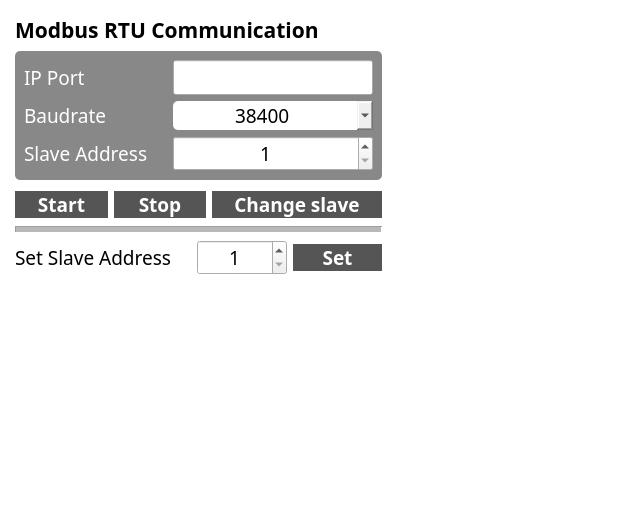
<?xml version="1.0" encoding="UTF-8"?>
<ui version="4.0">
 <class>ModbusForm</class>
 <widget class="QWidget" name="ModbusForm">
  <property name="geometry">
   <rect>
    <x>0</x>
    <y>0</y>
    <width>621</width>
    <height>514</height>
   </rect>
  </property>
  <property name="windowTitle">
   <string>Form</string>
  </property>
  <property name="styleSheet">
   <string notr="true">#ModbusForm{
	background-color:#FFFFFF;
}

#comboBox_baudrate {
	padding-left: 62px;
	border-radius:5px;
}

#line{
	color:#555555;
}

#frame{
	background-color:#888888;
	border-radius:5px;
}

#label_1{
	color:#FFFFFF;
}

#label_2{
	color:#FFFFFF;
}

#label_3{
	color:#FFFFFF;
}

#pushButton_modbus_start{
	background-color:#555555;
	color:#FFFFFF;

	border-top-left-radius:20px;
	border-bottom-left-radius:20px;
}

#pushButton_modbus_stop{
	background-color:#555555;
	color:#FFFFFF;
	border-top-right-radius:20px;
	border-bottom-right-radius:20px;
}

#pushButton_modbus_slave_change{
	background-color:#555555;
	color:#FFFFFF;
	border-radius:20px
}

#pushButton_modbus_set_slave_addr{
	background-color:#555555;
	color:#FFFFFF;
	border-top-right-radius:20px;
	border-bottom-right-radius:20px;
}

</string>
  </property>
  <layout class="QGridLayout" name="gridLayout">
   <property name="leftMargin">
    <number>15</number>
   </property>
   <property name="topMargin">
    <number>15</number>
   </property>
   <item row="0" column="0">
    <layout class="QVBoxLayout" name="verticalLayout">
     <item>
      <widget class="QLabel" name="label">
       <property name="font">
        <font>
         <family>Noto Sans KR Medium</family>
         <pointsize>16</pointsize>
         <bold>true</bold>
        </font>
       </property>
       <property name="text">
        <string>Modbus RTU Communication</string>
       </property>
      </widget>
     </item>
     <item>
      <widget class="QFrame" name="frame">
       <property name="font">
        <font>
         <family>Noto Sans KR Medium</family>
        </font>
       </property>
       <property name="frameShape">
        <enum>QFrame::StyledPanel</enum>
       </property>
       <property name="frameShadow">
        <enum>QFrame::Raised</enum>
       </property>
       <layout class="QGridLayout" name="gridLayout_2">
        <item row="0" column="0">
         <widget class="QLabel" name="label_1">
          <property name="font">
           <font>
            <family>Noto Sans KR Medium</family>
            <pointsize>14</pointsize>
           </font>
          </property>
          <property name="text">
           <string>IP Port</string>
          </property>
         </widget>
        </item>
        <item row="0" column="1">
         <widget class="QLineEdit" name="lineEdit_serial_port">
          <property name="sizePolicy">
           <sizepolicy hsizetype="Minimum" vsizetype="Fixed">
            <horstretch>0</horstretch>
            <verstretch>0</verstretch>
           </sizepolicy>
          </property>
          <property name="minimumSize">
           <size>
            <width>200</width>
            <height>0</height>
           </size>
          </property>
          <property name="font">
           <font>
            <family>Noto Sans KR Medium</family>
            <pointsize>14</pointsize>
           </font>
          </property>
          <property name="alignment">
           <set>Qt::AlignCenter</set>
          </property>
         </widget>
        </item>
        <item row="1" column="0">
         <widget class="QLabel" name="label_2">
          <property name="font">
           <font>
            <family>Noto Sans KR Medium</family>
            <pointsize>14</pointsize>
           </font>
          </property>
          <property name="text">
           <string>Baudrate</string>
          </property>
         </widget>
        </item>
        <item row="1" column="1">
         <widget class="QComboBox" name="comboBox_baudrate">
          <property name="palette">
           <palette>
            <active/>
            <inactive/>
            <disabled/>
           </palette>
          </property>
          <property name="font">
           <font>
            <family>Noto Sans KR Medium</family>
            <pointsize>14</pointsize>
           </font>
          </property>
          <property name="styleSheet">
           <string notr="true"/>
          </property>
          <property name="editable">
           <bool>false</bool>
          </property>
          <property name="currentText">
           <string>38400</string>
          </property>
          <property name="currentIndex">
           <number>0</number>
          </property>
          <property name="insertPolicy">
           <enum>QComboBox::InsertAtBottom</enum>
          </property>
          <property name="placeholderText">
           <string/>
          </property>
          <property name="frame">
           <bool>true</bool>
          </property>
          <property name="modelColumn">
           <number>0</number>
          </property>
          <item>
           <property name="text">
            <string>38400</string>
           </property>
          </item>
         </widget>
        </item>
        <item row="2" column="0">
         <widget class="QLabel" name="label_3">
          <property name="font">
           <font>
            <family>Noto Sans KR Medium</family>
            <pointsize>14</pointsize>
           </font>
          </property>
          <property name="text">
           <string>Slave Address    </string>
          </property>
         </widget>
        </item>
        <item row="2" column="1">
         <widget class="QSpinBox" name="spinBox_slave_addr">
          <property name="font">
           <font>
            <family>Noto Sans KR Medium</family>
            <pointsize>14</pointsize>
           </font>
          </property>
          <property name="alignment">
           <set>Qt::AlignCenter</set>
          </property>
          <property name="minimum">
           <number>1</number>
          </property>
          <property name="value">
           <number>1</number>
          </property>
         </widget>
        </item>
       </layout>
      </widget>
     </item>
     <item>
      <spacer name="verticalSpacer_2">
       <property name="font">
        <font>
         <family>Noto Sans KR Medium</family>
        </font>
       </property>
       <property name="orientation">
        <enum>Qt::Vertical</enum>
       </property>
       <property name="sizeType">
        <enum>QSizePolicy::Maximum</enum>
       </property>
       <property name="sizeHint" stdset="0">
        <size>
         <width>20</width>
         <height>5</height>
        </size>
       </property>
      </spacer>
     </item>
     <item>
      <layout class="QHBoxLayout" name="horizontalLayout_2">
       <item>
        <widget class="QPushButton" name="pushButton_modbus_start">
         <property name="palette">
          <palette>
           <active>
            <colorrole role="WindowText">
             <brush brushstyle="SolidPattern">
              <color alpha="255">
               <red>255</red>
               <green>255</green>
               <blue>255</blue>
              </color>
             </brush>
            </colorrole>
            <colorrole role="Button">
             <brush brushstyle="SolidPattern">
              <color alpha="255">
               <red>85</red>
               <green>85</green>
               <blue>85</blue>
              </color>
             </brush>
            </colorrole>
            <colorrole role="Text">
             <brush brushstyle="SolidPattern">
              <color alpha="255">
               <red>255</red>
               <green>255</green>
               <blue>255</blue>
              </color>
             </brush>
            </colorrole>
            <colorrole role="ButtonText">
             <brush brushstyle="SolidPattern">
              <color alpha="255">
               <red>255</red>
               <green>255</green>
               <blue>255</blue>
              </color>
             </brush>
            </colorrole>
            <colorrole role="Base">
             <brush brushstyle="SolidPattern">
              <color alpha="255">
               <red>85</red>
               <green>85</green>
               <blue>85</blue>
              </color>
             </brush>
            </colorrole>
            <colorrole role="Window">
             <brush brushstyle="SolidPattern">
              <color alpha="255">
               <red>85</red>
               <green>85</green>
               <blue>85</blue>
              </color>
             </brush>
            </colorrole>
            <colorrole role="PlaceholderText">
             <brush brushstyle="SolidPattern">
              <color alpha="128">
               <red>255</red>
               <green>255</green>
               <blue>255</blue>
              </color>
             </brush>
            </colorrole>
           </active>
           <inactive>
            <colorrole role="WindowText">
             <brush brushstyle="SolidPattern">
              <color alpha="255">
               <red>255</red>
               <green>255</green>
               <blue>255</blue>
              </color>
             </brush>
            </colorrole>
            <colorrole role="Button">
             <brush brushstyle="SolidPattern">
              <color alpha="255">
               <red>85</red>
               <green>85</green>
               <blue>85</blue>
              </color>
             </brush>
            </colorrole>
            <colorrole role="Text">
             <brush brushstyle="SolidPattern">
              <color alpha="255">
               <red>255</red>
               <green>255</green>
               <blue>255</blue>
              </color>
             </brush>
            </colorrole>
            <colorrole role="ButtonText">
             <brush brushstyle="SolidPattern">
              <color alpha="255">
               <red>255</red>
               <green>255</green>
               <blue>255</blue>
              </color>
             </brush>
            </colorrole>
            <colorrole role="Base">
             <brush brushstyle="SolidPattern">
              <color alpha="255">
               <red>85</red>
               <green>85</green>
               <blue>85</blue>
              </color>
             </brush>
            </colorrole>
            <colorrole role="Window">
             <brush brushstyle="SolidPattern">
              <color alpha="255">
               <red>85</red>
               <green>85</green>
               <blue>85</blue>
              </color>
             </brush>
            </colorrole>
            <colorrole role="PlaceholderText">
             <brush brushstyle="SolidPattern">
              <color alpha="128">
               <red>255</red>
               <green>255</green>
               <blue>255</blue>
              </color>
             </brush>
            </colorrole>
           </inactive>
           <disabled>
            <colorrole role="WindowText">
             <brush brushstyle="SolidPattern">
              <color alpha="255">
               <red>255</red>
               <green>255</green>
               <blue>255</blue>
              </color>
             </brush>
            </colorrole>
            <colorrole role="Button">
             <brush brushstyle="SolidPattern">
              <color alpha="255">
               <red>85</red>
               <green>85</green>
               <blue>85</blue>
              </color>
             </brush>
            </colorrole>
            <colorrole role="Text">
             <brush brushstyle="SolidPattern">
              <color alpha="255">
               <red>255</red>
               <green>255</green>
               <blue>255</blue>
              </color>
             </brush>
            </colorrole>
            <colorrole role="ButtonText">
             <brush brushstyle="SolidPattern">
              <color alpha="255">
               <red>255</red>
               <green>255</green>
               <blue>255</blue>
              </color>
             </brush>
            </colorrole>
            <colorrole role="Base">
             <brush brushstyle="SolidPattern">
              <color alpha="255">
               <red>85</red>
               <green>85</green>
               <blue>85</blue>
              </color>
             </brush>
            </colorrole>
            <colorrole role="Window">
             <brush brushstyle="SolidPattern">
              <color alpha="255">
               <red>85</red>
               <green>85</green>
               <blue>85</blue>
              </color>
             </brush>
            </colorrole>
            <colorrole role="PlaceholderText">
             <brush brushstyle="SolidPattern">
              <color alpha="128">
               <red>255</red>
               <green>255</green>
               <blue>255</blue>
              </color>
             </brush>
            </colorrole>
           </disabled>
          </palette>
         </property>
         <property name="font">
          <font>
           <family>Noto Sans KR Medium</family>
           <pointsize>14</pointsize>
           <bold>true</bold>
          </font>
         </property>
         <property name="text">
          <string>Start</string>
         </property>
        </widget>
       </item>
       <item>
        <widget class="QPushButton" name="pushButton_modbus_stop">
         <property name="palette">
          <palette>
           <active>
            <colorrole role="WindowText">
             <brush brushstyle="SolidPattern">
              <color alpha="255">
               <red>255</red>
               <green>255</green>
               <blue>255</blue>
              </color>
             </brush>
            </colorrole>
            <colorrole role="Button">
             <brush brushstyle="SolidPattern">
              <color alpha="255">
               <red>85</red>
               <green>85</green>
               <blue>85</blue>
              </color>
             </brush>
            </colorrole>
            <colorrole role="Text">
             <brush brushstyle="SolidPattern">
              <color alpha="255">
               <red>255</red>
               <green>255</green>
               <blue>255</blue>
              </color>
             </brush>
            </colorrole>
            <colorrole role="ButtonText">
             <brush brushstyle="SolidPattern">
              <color alpha="255">
               <red>255</red>
               <green>255</green>
               <blue>255</blue>
              </color>
             </brush>
            </colorrole>
            <colorrole role="Base">
             <brush brushstyle="SolidPattern">
              <color alpha="255">
               <red>85</red>
               <green>85</green>
               <blue>85</blue>
              </color>
             </brush>
            </colorrole>
            <colorrole role="Window">
             <brush brushstyle="SolidPattern">
              <color alpha="255">
               <red>85</red>
               <green>85</green>
               <blue>85</blue>
              </color>
             </brush>
            </colorrole>
            <colorrole role="PlaceholderText">
             <brush brushstyle="SolidPattern">
              <color alpha="128">
               <red>255</red>
               <green>255</green>
               <blue>255</blue>
              </color>
             </brush>
            </colorrole>
           </active>
           <inactive>
            <colorrole role="WindowText">
             <brush brushstyle="SolidPattern">
              <color alpha="255">
               <red>255</red>
               <green>255</green>
               <blue>255</blue>
              </color>
             </brush>
            </colorrole>
            <colorrole role="Button">
             <brush brushstyle="SolidPattern">
              <color alpha="255">
               <red>85</red>
               <green>85</green>
               <blue>85</blue>
              </color>
             </brush>
            </colorrole>
            <colorrole role="Text">
             <brush brushstyle="SolidPattern">
              <color alpha="255">
               <red>255</red>
               <green>255</green>
               <blue>255</blue>
              </color>
             </brush>
            </colorrole>
            <colorrole role="ButtonText">
             <brush brushstyle="SolidPattern">
              <color alpha="255">
               <red>255</red>
               <green>255</green>
               <blue>255</blue>
              </color>
             </brush>
            </colorrole>
            <colorrole role="Base">
             <brush brushstyle="SolidPattern">
              <color alpha="255">
               <red>85</red>
               <green>85</green>
               <blue>85</blue>
              </color>
             </brush>
            </colorrole>
            <colorrole role="Window">
             <brush brushstyle="SolidPattern">
              <color alpha="255">
               <red>85</red>
               <green>85</green>
               <blue>85</blue>
              </color>
             </brush>
            </colorrole>
            <colorrole role="PlaceholderText">
             <brush brushstyle="SolidPattern">
              <color alpha="128">
               <red>255</red>
               <green>255</green>
               <blue>255</blue>
              </color>
             </brush>
            </colorrole>
           </inactive>
           <disabled>
            <colorrole role="WindowText">
             <brush brushstyle="SolidPattern">
              <color alpha="255">
               <red>255</red>
               <green>255</green>
               <blue>255</blue>
              </color>
             </brush>
            </colorrole>
            <colorrole role="Button">
             <brush brushstyle="SolidPattern">
              <color alpha="255">
               <red>85</red>
               <green>85</green>
               <blue>85</blue>
              </color>
             </brush>
            </colorrole>
            <colorrole role="Text">
             <brush brushstyle="SolidPattern">
              <color alpha="255">
               <red>255</red>
               <green>255</green>
               <blue>255</blue>
              </color>
             </brush>
            </colorrole>
            <colorrole role="ButtonText">
             <brush brushstyle="SolidPattern">
              <color alpha="255">
               <red>255</red>
               <green>255</green>
               <blue>255</blue>
              </color>
             </brush>
            </colorrole>
            <colorrole role="Base">
             <brush brushstyle="SolidPattern">
              <color alpha="255">
               <red>85</red>
               <green>85</green>
               <blue>85</blue>
              </color>
             </brush>
            </colorrole>
            <colorrole role="Window">
             <brush brushstyle="SolidPattern">
              <color alpha="255">
               <red>85</red>
               <green>85</green>
               <blue>85</blue>
              </color>
             </brush>
            </colorrole>
            <colorrole role="PlaceholderText">
             <brush brushstyle="SolidPattern">
              <color alpha="128">
               <red>255</red>
               <green>255</green>
               <blue>255</blue>
              </color>
             </brush>
            </colorrole>
           </disabled>
          </palette>
         </property>
         <property name="font">
          <font>
           <family>Noto Sans KR Medium</family>
           <pointsize>14</pointsize>
           <bold>true</bold>
          </font>
         </property>
         <property name="text">
          <string>Stop</string>
         </property>
        </widget>
       </item>
       <item>
        <widget class="QPushButton" name="pushButton_modbus_slave_change">
         <property name="sizePolicy">
          <sizepolicy hsizetype="Maximum" vsizetype="Fixed">
           <horstretch>0</horstretch>
           <verstretch>0</verstretch>
          </sizepolicy>
         </property>
         <property name="minimumSize">
          <size>
           <width>170</width>
           <height>0</height>
          </size>
         </property>
         <property name="maximumSize">
          <size>
           <width>170</width>
           <height>16777215</height>
          </size>
         </property>
         <property name="palette">
          <palette>
           <active>
            <colorrole role="WindowText">
             <brush brushstyle="SolidPattern">
              <color alpha="255">
               <red>255</red>
               <green>255</green>
               <blue>255</blue>
              </color>
             </brush>
            </colorrole>
            <colorrole role="Button">
             <brush brushstyle="SolidPattern">
              <color alpha="255">
               <red>85</red>
               <green>85</green>
               <blue>85</blue>
              </color>
             </brush>
            </colorrole>
            <colorrole role="Text">
             <brush brushstyle="SolidPattern">
              <color alpha="255">
               <red>255</red>
               <green>255</green>
               <blue>255</blue>
              </color>
             </brush>
            </colorrole>
            <colorrole role="ButtonText">
             <brush brushstyle="SolidPattern">
              <color alpha="255">
               <red>255</red>
               <green>255</green>
               <blue>255</blue>
              </color>
             </brush>
            </colorrole>
            <colorrole role="Base">
             <brush brushstyle="SolidPattern">
              <color alpha="255">
               <red>85</red>
               <green>85</green>
               <blue>85</blue>
              </color>
             </brush>
            </colorrole>
            <colorrole role="Window">
             <brush brushstyle="SolidPattern">
              <color alpha="255">
               <red>85</red>
               <green>85</green>
               <blue>85</blue>
              </color>
             </brush>
            </colorrole>
            <colorrole role="PlaceholderText">
             <brush brushstyle="SolidPattern">
              <color alpha="128">
               <red>255</red>
               <green>255</green>
               <blue>255</blue>
              </color>
             </brush>
            </colorrole>
           </active>
           <inactive>
            <colorrole role="WindowText">
             <brush brushstyle="SolidPattern">
              <color alpha="255">
               <red>255</red>
               <green>255</green>
               <blue>255</blue>
              </color>
             </brush>
            </colorrole>
            <colorrole role="Button">
             <brush brushstyle="SolidPattern">
              <color alpha="255">
               <red>85</red>
               <green>85</green>
               <blue>85</blue>
              </color>
             </brush>
            </colorrole>
            <colorrole role="Text">
             <brush brushstyle="SolidPattern">
              <color alpha="255">
               <red>255</red>
               <green>255</green>
               <blue>255</blue>
              </color>
             </brush>
            </colorrole>
            <colorrole role="ButtonText">
             <brush brushstyle="SolidPattern">
              <color alpha="255">
               <red>255</red>
               <green>255</green>
               <blue>255</blue>
              </color>
             </brush>
            </colorrole>
            <colorrole role="Base">
             <brush brushstyle="SolidPattern">
              <color alpha="255">
               <red>85</red>
               <green>85</green>
               <blue>85</blue>
              </color>
             </brush>
            </colorrole>
            <colorrole role="Window">
             <brush brushstyle="SolidPattern">
              <color alpha="255">
               <red>85</red>
               <green>85</green>
               <blue>85</blue>
              </color>
             </brush>
            </colorrole>
            <colorrole role="PlaceholderText">
             <brush brushstyle="SolidPattern">
              <color alpha="128">
               <red>255</red>
               <green>255</green>
               <blue>255</blue>
              </color>
             </brush>
            </colorrole>
           </inactive>
           <disabled>
            <colorrole role="WindowText">
             <brush brushstyle="SolidPattern">
              <color alpha="255">
               <red>255</red>
               <green>255</green>
               <blue>255</blue>
              </color>
             </brush>
            </colorrole>
            <colorrole role="Button">
             <brush brushstyle="SolidPattern">
              <color alpha="255">
               <red>85</red>
               <green>85</green>
               <blue>85</blue>
              </color>
             </brush>
            </colorrole>
            <colorrole role="Text">
             <brush brushstyle="SolidPattern">
              <color alpha="255">
               <red>255</red>
               <green>255</green>
               <blue>255</blue>
              </color>
             </brush>
            </colorrole>
            <colorrole role="ButtonText">
             <brush brushstyle="SolidPattern">
              <color alpha="255">
               <red>255</red>
               <green>255</green>
               <blue>255</blue>
              </color>
             </brush>
            </colorrole>
            <colorrole role="Base">
             <brush brushstyle="SolidPattern">
              <color alpha="255">
               <red>85</red>
               <green>85</green>
               <blue>85</blue>
              </color>
             </brush>
            </colorrole>
            <colorrole role="Window">
             <brush brushstyle="SolidPattern">
              <color alpha="255">
               <red>85</red>
               <green>85</green>
               <blue>85</blue>
              </color>
             </brush>
            </colorrole>
            <colorrole role="PlaceholderText">
             <brush brushstyle="SolidPattern">
              <color alpha="128">
               <red>255</red>
               <green>255</green>
               <blue>255</blue>
              </color>
             </brush>
            </colorrole>
           </disabled>
          </palette>
         </property>
         <property name="font">
          <font>
           <family>Noto Sans KR Medium</family>
           <pointsize>14</pointsize>
           <bold>true</bold>
          </font>
         </property>
         <property name="text">
          <string>Change slave</string>
         </property>
        </widget>
       </item>
      </layout>
     </item>
     <item>
      <widget class="Line" name="line">
       <property name="sizePolicy">
        <sizepolicy hsizetype="Minimum" vsizetype="Minimum">
         <horstretch>0</horstretch>
         <verstretch>0</verstretch>
        </sizepolicy>
       </property>
       <property name="minimumSize">
        <size>
         <width>0</width>
         <height>10</height>
        </size>
       </property>
       <property name="font">
        <font>
         <family>Noto Sans KR Medium</family>
         <pointsize>16</pointsize>
        </font>
       </property>
       <property name="frameShadow">
        <enum>QFrame::Sunken</enum>
       </property>
       <property name="lineWidth">
        <number>1</number>
       </property>
       <property name="midLineWidth">
        <number>5</number>
       </property>
       <property name="orientation">
        <enum>Qt::Horizontal</enum>
       </property>
      </widget>
     </item>
     <item>
      <layout class="QHBoxLayout" name="horizontalLayout">
       <item>
        <widget class="QLabel" name="label_5">
         <property name="font">
          <font>
           <family>Noto Sans KR Medium</family>
           <pointsize>14</pointsize>
          </font>
         </property>
         <property name="text">
          <string>Set Slave Address    </string>
         </property>
        </widget>
       </item>
       <item>
        <widget class="QSpinBox" name="spinBox_slave_addr_4set">
         <property name="font">
          <font>
           <family>Noto Sans KR Medium</family>
           <pointsize>14</pointsize>
          </font>
         </property>
         <property name="alignment">
          <set>Qt::AlignCenter</set>
         </property>
         <property name="minimum">
          <number>1</number>
         </property>
         <property name="value">
          <number>1</number>
         </property>
        </widget>
       </item>
       <item>
        <widget class="QPushButton" name="pushButton_modbus_set_slave_addr">
         <property name="palette">
          <palette>
           <active>
            <colorrole role="WindowText">
             <brush brushstyle="SolidPattern">
              <color alpha="255">
               <red>255</red>
               <green>255</green>
               <blue>255</blue>
              </color>
             </brush>
            </colorrole>
            <colorrole role="Button">
             <brush brushstyle="SolidPattern">
              <color alpha="255">
               <red>85</red>
               <green>85</green>
               <blue>85</blue>
              </color>
             </brush>
            </colorrole>
            <colorrole role="Text">
             <brush brushstyle="SolidPattern">
              <color alpha="255">
               <red>255</red>
               <green>255</green>
               <blue>255</blue>
              </color>
             </brush>
            </colorrole>
            <colorrole role="ButtonText">
             <brush brushstyle="SolidPattern">
              <color alpha="255">
               <red>255</red>
               <green>255</green>
               <blue>255</blue>
              </color>
             </brush>
            </colorrole>
            <colorrole role="Base">
             <brush brushstyle="SolidPattern">
              <color alpha="255">
               <red>85</red>
               <green>85</green>
               <blue>85</blue>
              </color>
             </brush>
            </colorrole>
            <colorrole role="Window">
             <brush brushstyle="SolidPattern">
              <color alpha="255">
               <red>85</red>
               <green>85</green>
               <blue>85</blue>
              </color>
             </brush>
            </colorrole>
            <colorrole role="PlaceholderText">
             <brush brushstyle="SolidPattern">
              <color alpha="128">
               <red>255</red>
               <green>255</green>
               <blue>255</blue>
              </color>
             </brush>
            </colorrole>
           </active>
           <inactive>
            <colorrole role="WindowText">
             <brush brushstyle="SolidPattern">
              <color alpha="255">
               <red>255</red>
               <green>255</green>
               <blue>255</blue>
              </color>
             </brush>
            </colorrole>
            <colorrole role="Button">
             <brush brushstyle="SolidPattern">
              <color alpha="255">
               <red>85</red>
               <green>85</green>
               <blue>85</blue>
              </color>
             </brush>
            </colorrole>
            <colorrole role="Text">
             <brush brushstyle="SolidPattern">
              <color alpha="255">
               <red>255</red>
               <green>255</green>
               <blue>255</blue>
              </color>
             </brush>
            </colorrole>
            <colorrole role="ButtonText">
             <brush brushstyle="SolidPattern">
              <color alpha="255">
               <red>255</red>
               <green>255</green>
               <blue>255</blue>
              </color>
             </brush>
            </colorrole>
            <colorrole role="Base">
             <brush brushstyle="SolidPattern">
              <color alpha="255">
               <red>85</red>
               <green>85</green>
               <blue>85</blue>
              </color>
             </brush>
            </colorrole>
            <colorrole role="Window">
             <brush brushstyle="SolidPattern">
              <color alpha="255">
               <red>85</red>
               <green>85</green>
               <blue>85</blue>
              </color>
             </brush>
            </colorrole>
            <colorrole role="PlaceholderText">
             <brush brushstyle="SolidPattern">
              <color alpha="128">
               <red>255</red>
               <green>255</green>
               <blue>255</blue>
              </color>
             </brush>
            </colorrole>
           </inactive>
           <disabled>
            <colorrole role="WindowText">
             <brush brushstyle="SolidPattern">
              <color alpha="255">
               <red>255</red>
               <green>255</green>
               <blue>255</blue>
              </color>
             </brush>
            </colorrole>
            <colorrole role="Button">
             <brush brushstyle="SolidPattern">
              <color alpha="255">
               <red>85</red>
               <green>85</green>
               <blue>85</blue>
              </color>
             </brush>
            </colorrole>
            <colorrole role="Text">
             <brush brushstyle="SolidPattern">
              <color alpha="255">
               <red>255</red>
               <green>255</green>
               <blue>255</blue>
              </color>
             </brush>
            </colorrole>
            <colorrole role="ButtonText">
             <brush brushstyle="SolidPattern">
              <color alpha="255">
               <red>255</red>
               <green>255</green>
               <blue>255</blue>
              </color>
             </brush>
            </colorrole>
            <colorrole role="Base">
             <brush brushstyle="SolidPattern">
              <color alpha="255">
               <red>85</red>
               <green>85</green>
               <blue>85</blue>
              </color>
             </brush>
            </colorrole>
            <colorrole role="Window">
             <brush brushstyle="SolidPattern">
              <color alpha="255">
               <red>85</red>
               <green>85</green>
               <blue>85</blue>
              </color>
             </brush>
            </colorrole>
            <colorrole role="PlaceholderText">
             <brush brushstyle="SolidPattern">
              <color alpha="128">
               <red>255</red>
               <green>255</green>
               <blue>255</blue>
              </color>
             </brush>
            </colorrole>
           </disabled>
          </palette>
         </property>
         <property name="font">
          <font>
           <family>Noto Sans KR Medium</family>
           <pointsize>14</pointsize>
           <bold>true</bold>
          </font>
         </property>
         <property name="text">
          <string>Set</string>
         </property>
        </widget>
       </item>
      </layout>
     </item>
     <item>
      <spacer name="verticalSpacer">
       <property name="orientation">
        <enum>Qt::Vertical</enum>
       </property>
       <property name="sizeHint" stdset="0">
        <size>
         <width>20</width>
         <height>40</height>
        </size>
       </property>
      </spacer>
     </item>
    </layout>
   </item>
   <item row="0" column="1">
    <spacer name="horizontalSpacer">
     <property name="orientation">
      <enum>Qt::Horizontal</enum>
     </property>
     <property name="sizeHint" stdset="0">
      <size>
       <width>40</width>
       <height>20</height>
      </size>
     </property>
    </spacer>
   </item>
  </layout>
 </widget>
 <resources/>
 <connections/>
</ui>
